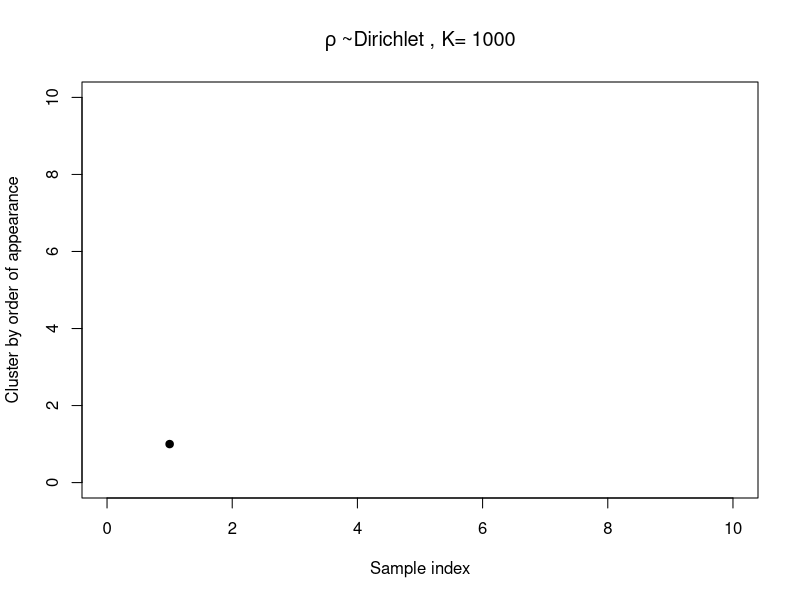
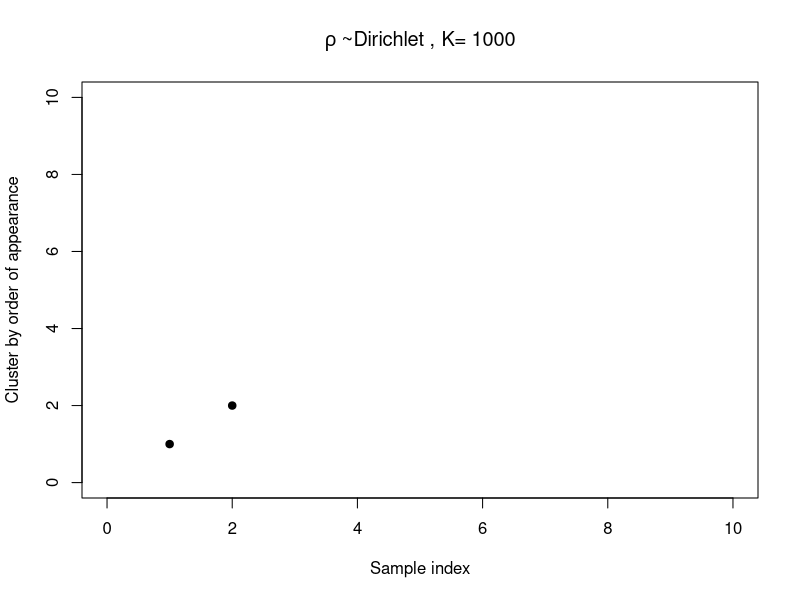
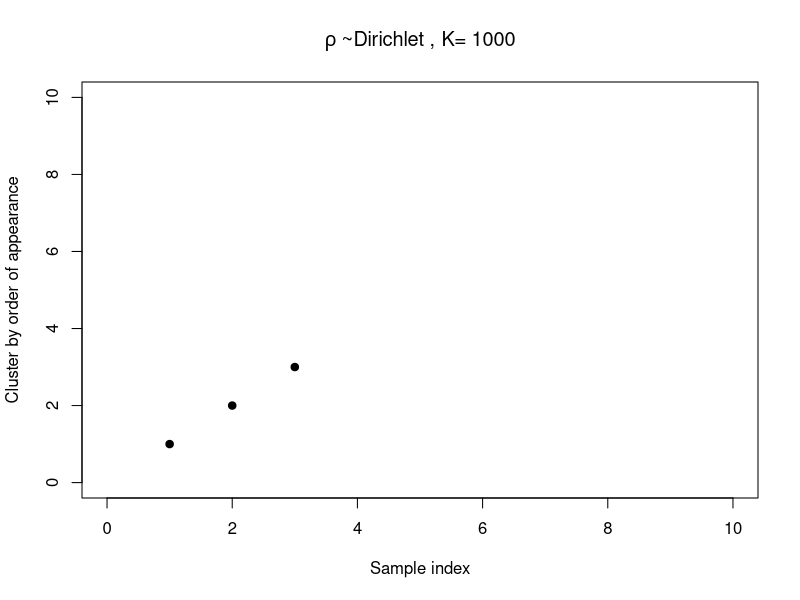
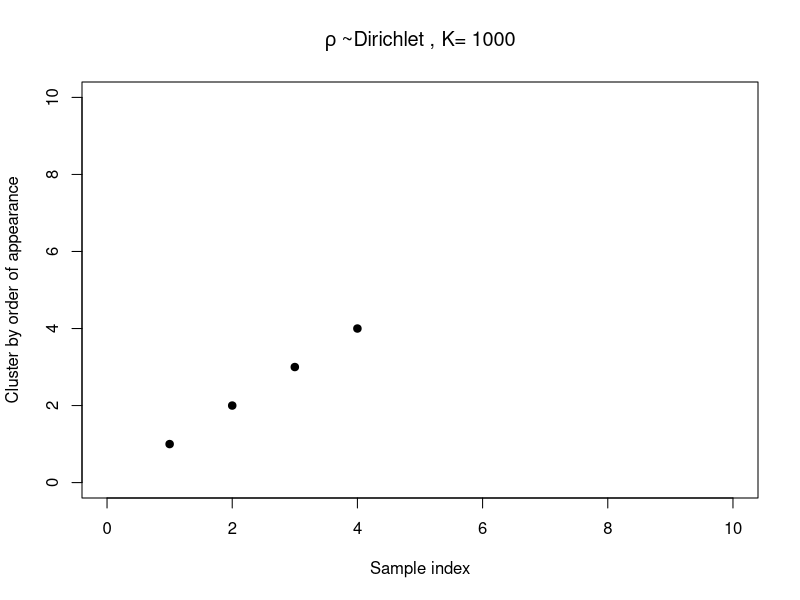
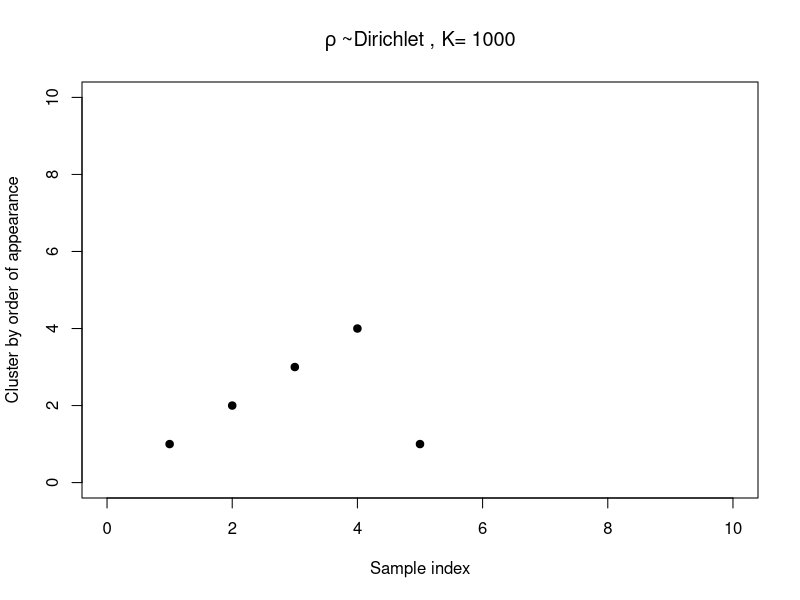
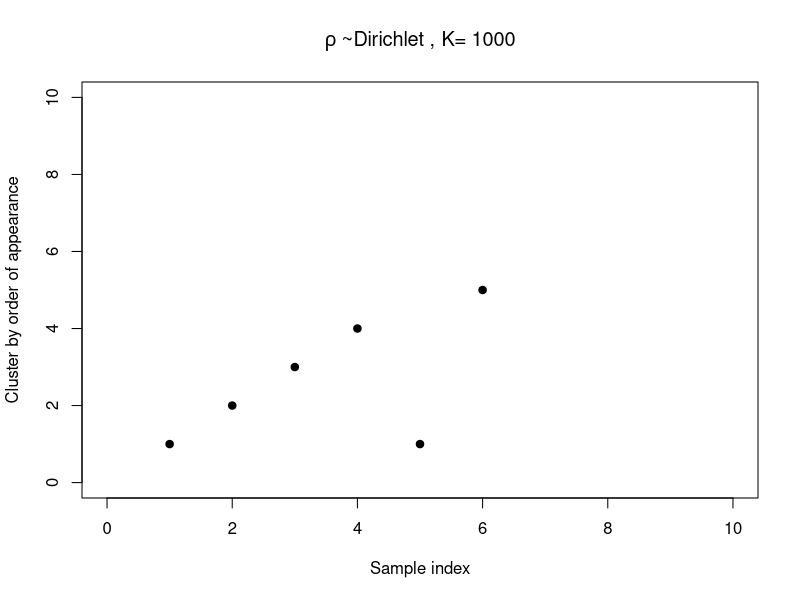
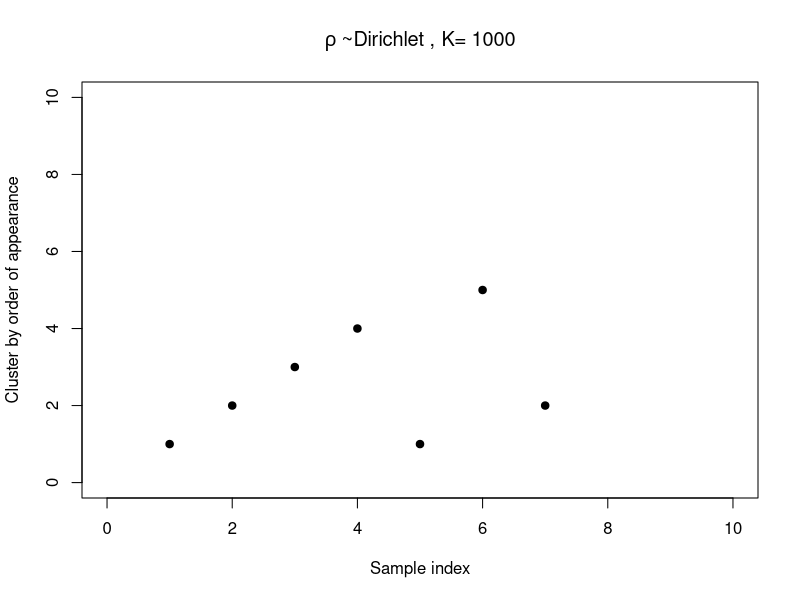
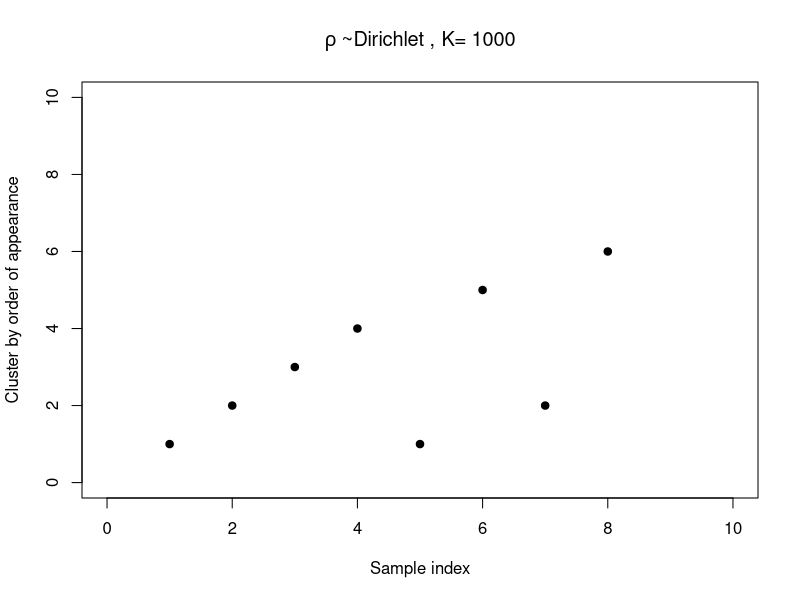

Source code (R) for these figures, in order:
# Description: 
#   This script shows cluster assignments according to a Dirichlet distribution with large K.
#
# Details:
#   Press enter to keep making draws from the random distribution.
#   Press "x" and then enter when you're done.
# 
# License: GNU v3
#
# Date: October 19, 2016
#
# Authors:
#    Originally called ex4_largeK_count
#    Rcode was written by Tamara Broderick.
#    Rcode was modified by Jiali Lin.
#    Depts. of Statistics, Virginia Tech,
#    Hutcheson Hall, 403K, Blacksburg, VA 24061 
#
# Source: 
#   https://github.com/tbroderick/bnp_tutorial/tree/2016mlss


rm(list = ls())

# useful for sampling from a Dirichlet distribution
library(MCMCpack)

# maximum number of data points to draw
maxN = 1000

# use these parameters by default
K_default = 1000
a_default = 10/K_default
# note: default run with these parameters
# appears at the end

ex4_gen_largeK_count <- function(K,a) {
# Illustrates how number of clusters changes
# with Dirichlet-distributed component probabilities
#
# Args:
#  K: Dirichlet parameter vector length
#  a: Dirichlet parmeter (will be repeated K times)
#
# Returns:
#  Nothing

	# make the Dirichlet draw
	rhomx = rdirichlet(1,rep(a,K))
	# another useful form of rho
	rho = as.vector(rhomx)

	# records which clusters have been sampled so far
	uniq_draws = c()
	# cluster samples in order of appearance (ooa)
	ooa_clust = c()

	for(N in 1:maxN) {
		# draw a cluster assignment from the components
		draw = sample(1:K, size=1, replace=TRUE, prob=rho)
		# update info about cluster draws
		uniq_draws = unique(c(uniq_draws, draw))
		ooa = which(draw == uniq_draws)
		ooa_clust = c(ooa_clust, ooa)
	
		# plot cluster assignments in order of appearance
		plot(seq(1,N),
			ooa_clust,
			xlab="Sample index",
			ylab="Cluster by order of appearance",
			ylim=c(0,max(10,length(uniq_draws))),
			xlim=c(0,max(10,N)),
			pch=19,
			main=bquote(rho~"~Dirichlet"  # ~"("~.(a)~",...,"~.(a)~")"
                                ~", K="~.(K))
			)

		# Generate a new draw for each press of "enter"
                # Press 'x' when finished
		line <- readline()
		if(line == "x") return("done")
	}
}

# default run with default parameters
ex4_gen_largeK_count(K_default, a_default)
